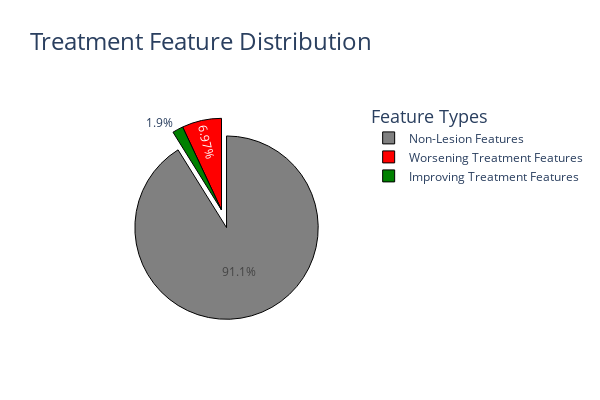

Notebook code cell kept with this figure:
### Code cell
### Treatment effect that's not pathological (C pre vs E post)
treatment_non_pathological_df = treatment_on_healthy_df[treatment_on_healthy_df['Significance'] != 'n.s.']
print(f"Number of features affected by the treatment (C pre vs E post): {treatment_non_pathological_df.shape[0]}")

lesion_treatment_intersection = treatment_non_pathological_df[treatment_non_pathological_df['Feature'].isin(lesion_effect_df['Feature'])]

treatment_non_pathological_df = treatment_non_pathological_df[~treatment_non_pathological_df['Feature'].isin(lesion_treatment_intersection['Feature'])]
print(f"Number of non-pathological features affected by the treatment: {treatment_non_pathological_df.shape[0]}")
improving_treatment_features = treatment_non_pathological_df[treatment_non_pathological_df['direction'] == 'towards_healthy']
avg_improving_effect_size = improving_treatment_features['change_effect_size'].mean()
print(f"Number of improving treatment features: {improving_treatment_features.shape[0]}. Average effect size: {avg_improving_effect_size:.2f}")
worsening_treatment_features = treatment_non_pathological_df[treatment_non_pathological_df['direction'] == 'away_from_healthy']
avg_worsening_effect_size = worsening_treatment_features['change_effect_size'].mean()
print(f"Number of worsening treatment features: {worsening_treatment_features.shape[0]}. Average effect size: {avg_worsening_effect_size:.2f}")

labels = ("Improving Treatment Features", "Worsening Treatment Features", "Non-Lesion Features")
sizes = (
    improving_treatment_features.shape[0],
    worsening_treatment_features.shape[0],
    treatment_on_healthy_df.shape[0]
)
treatment_fig = go.Figure(
    data=[go.Pie(
        labels=labels, 
        values=sizes, 
        pull=[0, 0, 0.2],
        marker=dict(colors=['green', 'red', 'grey'], line=dict(color='black', width=1))
        )]
)
treatment_fig.update_layout(
    title_text="Treatment Feature Distribution",
    title_font_size=24,
    legend_title_text="Feature Types",
    legend_title_font_size=18,
    height=400,
    width=600,
)

treatment_fig.write_image(os.path.join('./', 'treatment_feature_distribution.svg'))
treatment_fig.show()

### Figure 1 — Plotly figure (JSON) as saved in the notebook; plotly's stock layout.template omitted (floating-point values rounded to 4 significant figures)
{"data": [{"labels": ["Improving Treatment Features", "Worsening Treatment Features", "Non-Lesion Features"], "marker": {"colors": ["green", "red", "grey"], "line": {"color": "black", "width": 1}}, "pull": [0, 0, 0.2], "type": "pie", "values": [56, 205, 2680]}], "layout": {"height": 400, "legend": {"title": {"font": {"size": 18}, "text": "Feature Types"}}, "title": {"font": {"size": 24}, "text": "Treatment Feature Distribution"}, "width": 600}}
